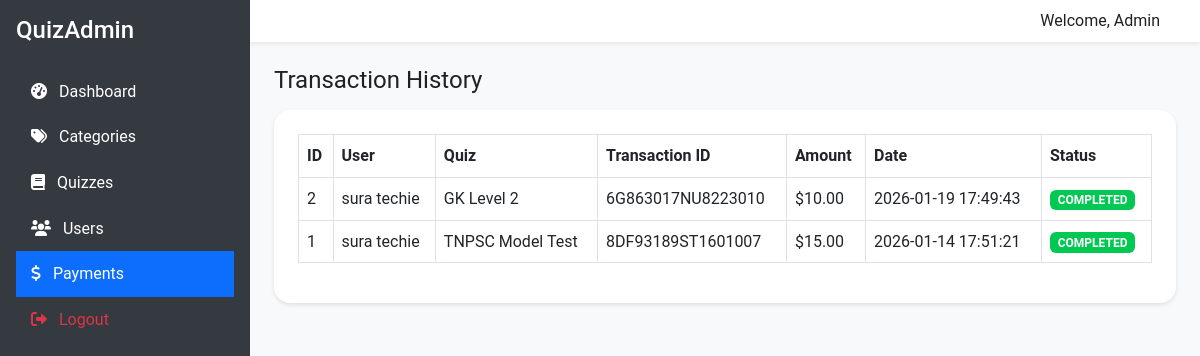
The app's page /admin/payments.php (signed in) with its own data.
### tables this page shows
CREATE TABLE `payments` (
  `id` int(11) NOT NULL,
  `user_id` int(11) NOT NULL,
  `quiz_id` int(11) DEFAULT NULL,
  `transaction_id` varchar(100) NOT NULL,
  `amount` decimal(10,2) NOT NULL,
  `currency` varchar(10) DEFAULT 'USD',
  `payment_status` varchar(50) NOT NULL,
  `created_at` timestamp NOT NULL DEFAULT current_timestamp()
);

CREATE TABLE `users` (
  `id` int(11) NOT NULL,
  `name` varchar(100) NOT NULL,
  `email` varchar(100) NOT NULL,
  `password` varchar(255) NOT NULL,
  `created_at` timestamp NOT NULL DEFAULT current_timestamp()
);

CREATE TABLE `quizzes` (
  `id` int(11) NOT NULL,
  `category_id` int(11) NOT NULL,
  `title` varchar(200) NOT NULL,
  `description` text DEFAULT NULL,
  `price` decimal(10,2) DEFAULT 0.00,
  `time_limit` int(11) NOT NULL COMMENT 'In minutes',
  `total_marks` int(11) NOT NULL,
  `pass_percentage` int(11) NOT NULL DEFAULT 50,
  `status` enum('active','inactive') DEFAULT 'active',
  `created_at` timestamp NOT NULL DEFAULT current_timestamp(),
  `max_attempts` int(11) DEFAULT 0 COMMENT '0 for unlimited',
  `enable_certificate` tinyint(1) DEFAULT 0
);

### admin/payments.php (the view)
<?php
require_once 'includes/header.php';
$sql = "SELECT p.*, u.name as user_name, q.title as quiz_title
        FROM payments p
        JOIN users u ON p.user_id = u.id
        LEFT JOIN quizzes q ON p.quiz_id = q.id
        ORDER BY p.created_at DESC";
$payments = $pdo->query($sql)->fetchAll();
?>
<h3>Transaction History</h3>
<div class="card">
    <div class="card-body">
        <div class="table-responsive">
            <table class="table table-bordered">
                <thead>
                    <tr>
                        <th>ID</th>
                        <th>User</th>
                        <th>Quiz</th>
                        <th>Transaction ID</th>
                        <th>Amount</th>
                        <th>Date</th>
                        <th>Status</th>
                    </tr>
                </thead>
                <tbody>
                    <?php foreach($payments as $p): ?>
                    <tr>
                        <td><?php echo $p['id']; ?></td>
                        <td><?php echo htmlspecialchars($p['user_name']); ?></td>
                        <td><?php echo htmlspecialchars($p['quiz_title']); ?></td>
                        <td><?php echo htmlspecialchars($p['transaction_id']); ?></td>
                        <td>$<?php echo $p['amount']; ?></td>
                        <td><?php echo $p['created_at']; ?></td>
                        <td>
                            <span class="badge bg-<?php echo $p['payment_status'] == 'COMPLETED' ? 'success' : 'warning'; ?>">
                                <?php echo $p['payment_status']; ?>
                            </span>
                        </td>
                    </tr>
                    <?php endforeach; ?>
                </tbody>
            </table>
        </div>
    </div>
</div>
<?php require_once 'includes/footer.php'; ?>

### assets/css/style.css (style rules this page uses)
:root { --primary-color: #6200ee; --primary-light: #9d46ff; --primary-dark: #0a00b6; --secondary-color: #03dac6; --secondary-light: #66fff9; --secondary-dark: #00a896; --surface-color: #ffffff; --background-color: #f5f5f5; --error-color: #b00020; --success-color: #00c853; --warning-color: #ffab00; --text-primary: #212121; --text-secondary: #666666; --text-disabled: #9e9e9e; --border-radius: 8px; --border-radius-lg: 16px; --border-radius-xl: 24px; --shadow-1: 0 2px 4px rgba(0, 0, 0, 0.1); --shadow-2: 0 4px 8px rgba(0, 0, 0, 0.12); --shadow-3: 0 8px 16px rgba(0, 0, 0, 0.14); --shadow-4: 0 16px 32px rgba(0, 0, 0, 0.16); --transition: all 0.3s cubic-bezier(0.4, 0, 0.2, 1); }
* { margin: 0; padding: 0; box-sizing: border-box; }
body { font-family: 'Roboto', 'Segoe UI', Arial, sans-serif; background-color: var(--background-color); color: var(--text-primary); line-height: 1.6; -webkit-font-smoothing: antialiased; -moz-osx-font-smoothing: grayscale; }
h1, h2, h3, h4, h5, h6 { font-weight: 500; line-height: 1.2; margin-bottom: 1rem; }
h3 { font-size: 1.5rem; font-weight: 400; letter-spacing: 0; }
.card { background-color: var(--surface-color); border-radius: var(--border-radius-lg); box-shadow: var(--shadow-1); transition: var(--transition); border: none; overflow: hidden; margin-bottom: 1.5rem; }
.card-body { padding: 1.5rem; }
.badge.bg-success { background-color: var(--success-color) !important; }

### records on screen
payments: id "2", user.name "sura techie", quizzes.title "GK Level 2", transaction "6G863017NU8223010", amount "10.00", created_at "2026-01-19 17:49:43", payment_status "COMPLETED"
payments: id "1", user.name "sura techie", quizzes.title "TNPSC Model Test", transaction "8DF93189ST1601007", amount "15.00", created_at "2026-01-14 17:51:21", payment_status "COMPLETED"
